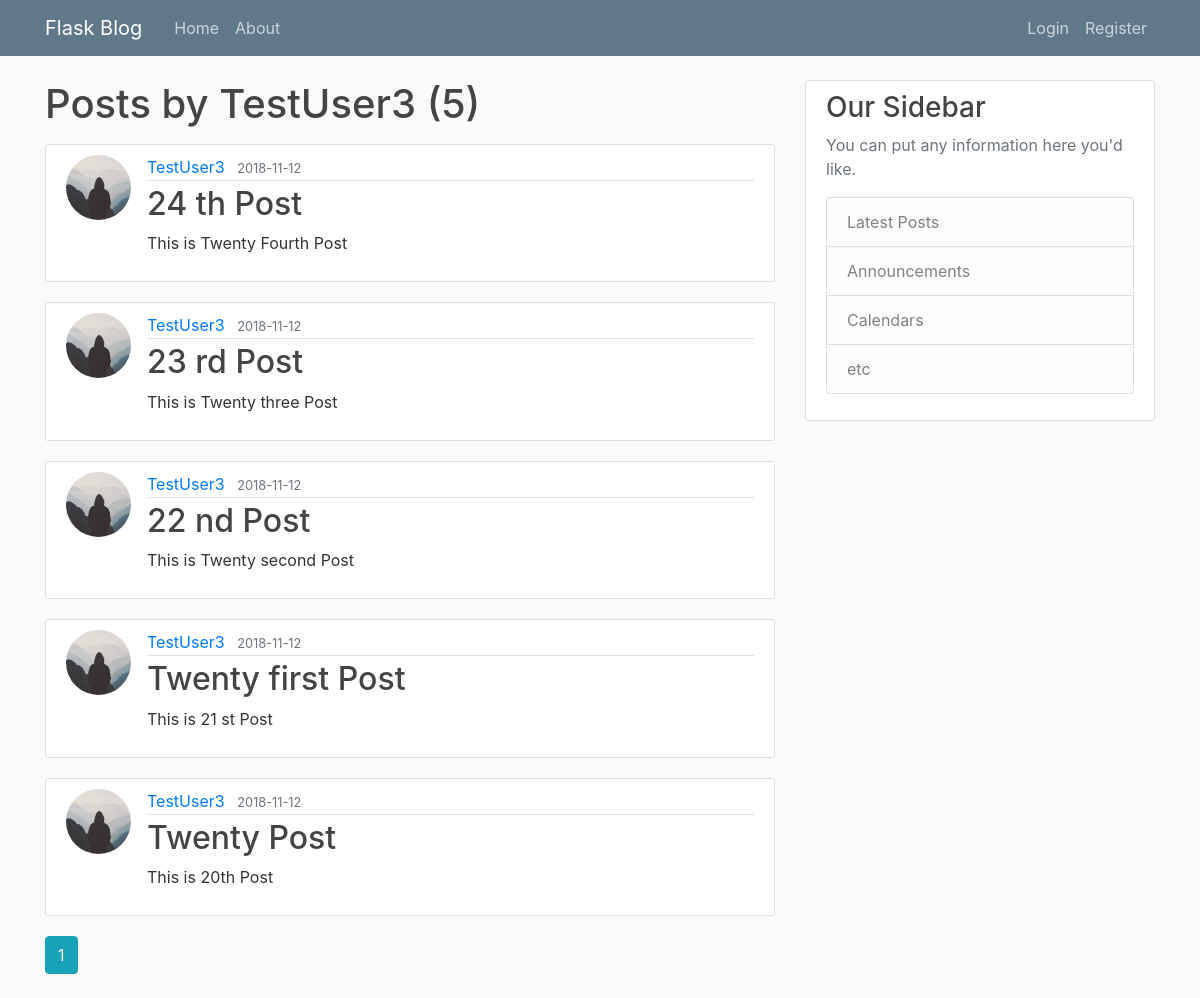
Page /user/TestUser3 on the committed database.
### flaskblog/models.py (models this page shows, shortened)
class User(db.Model, UserMixin):
    id = db.Column(db.Integer, primary_key=True)
    username = db.Column(db.String(20), unique=True, nullable=False)
    email = db.Column(db.String(120), unique=True, nullable=False)
    image_file = db.Column(db.String(20), nullable=False, default="default.jpg")
    password = db.Column(db.String(60), nullable=False)
    posts = db.relationship("Post", backref="author", lazy=True)
    def __repr__(self):
        return f"User('{self.username}','{self.email}','{self.image_file}')"

class Post(db.Model):
    id = db.Column(db.Integer, primary_key=True)
    title = db.Column(db.String(100), nullable=False)
    date_posted = db.Column(db.DateTime, nullable=False, default=datetime.utcnow)
    content = db.Column(db.Text, nullable=False)
    user_id = db.Column(db.Integer, db.ForeignKey("user.id"), nullable=False)

### flaskblog/routes.py (the view)
@app.route("/user/<string:username>")
def user_posts(username):
    page = request.args.get('page', 1, type=int)
    user = User.query.filter_by(username=username).first_or_404()
    posts = Post.query.filter_by(author=user).order_by(Post.date_posted.desc()).paginate(page=page, per_page=5)
    return render_template('user_posts.html', posts=posts, user=user)

### flaskblog/templates/user_posts.html
{% extends "layout.html" %}
{% block content %}
  <h1 class="mb-3">Posts by {{user.username}} ({{posts.total}})</h1>
	{%  for post in posts.items %}
		<article class="media content-section">
          <img class="rounded-circle article-img" src=
          "{{url_for('static',filename='profile_pics/'+ post.author.image_file)}}">
          <div class="media-body">
            <div class="article-metadata">
              <a class="mr-2" href="{{ url_for('user_posts',username=post.author.username) }}">{{ post.author.username }}</a>
              <small class="text-muted">{{ post.date_posted.strftime("%Y-%m-%d") }}</small>
            </div>
            <h2><a class="article-title" href="{{ url_for('post',post_id=post.id) }}">{{ post.title }}</a></h2>
            <p class="article-content">{{ post.content }}</p>
          </div>
    </article>
	{%  endfor %}
  {% for page_num in posts.iter_pages(left_edge=1,right_edge=1,left_current=1,right_current=2) %}
    {% if page_num %}
      {% if posts.page==page_num %}
        <a class="btn btn-info mb-4" href="{{ url_for('user_posts',username=user.username,page=page_num)}}">{{ page_num }}</a>
      {% else %}
        <a class="btn btn-outline-info mb-4" href="{{ url_for('user_posts',username=user.username,page=page_num)}}">{{ page_num }}</a>
      {% endif %}
    {% else %}
      ...
    {% endif %}
  {% endfor %}
{% endblock content %}

### flaskblog/static/main.css (style rules this page uses)
body { background: #fafafa; color: #333333; margin-top: 5rem; }
h1, h2, h3, h4, h5, h6 { color: #444444; }
.content-section { background: #ffffff; padding: 10px 20px; border: 1px solid #dddddd; border-radius: 3px; margin-bottom: 20px; }
.article-title { color: #444444; }
.article-content { white-space: pre-line; }
.article-img { height: 65px; width: 65px; margin-right: 16px; }
.article-metadata { padding-bottom: 1px; margin-bottom: 4px; border-bottom: 1px solid #e3e3e3 }

### rows in the picture
User: username "TestUser3"
Post: image_file (placeholder picture), author.username "TestUser3", date_posted "2018-11-12", title "24 th Post", content "This is Twenty Fourth Post"
Post: image_file (placeholder picture), author.username "TestUser3", date_posted "2018-11-12", title "23 rd Post", content "This is Twenty three Post"
Post: image_file (placeholder picture), author.username "TestUser3", date_posted "2018-11-12", title "22 nd Post", content "This is Twenty second Post"
Post: image_file (placeholder picture), author.username "TestUser3", date_posted "2018-11-12", title "Twenty first Post", content "This is 21 st Post"
Post: image_file (placeholder picture), author.username "TestUser3", date_posted "2018-11-12", title "Twenty Post", content "This is 20th Post"

### other values in the picture
{{ posts.total }} "5"
{{ page_num }} "1"
